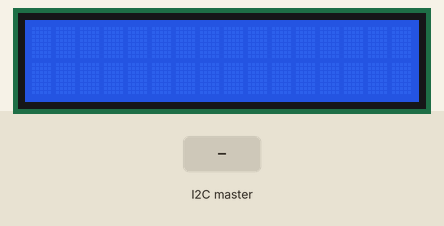
Bench run of a sketch on a simulated Arduino Uno, built with avr-gcc and run on an emulated ATmega328P. On the bench: 16×2 character LCD. Inputs (shaded band) come from the test bench. What the sketch prints to the serial monitor is not drawn.

Above: at 1.2 s.
1.3 s: the I2C master sends the byte 1
3.5 s: the I2C master sends the byte 0
5.5 s: the I2C master sends the byte 2
7.5 s: the I2C master sends the byte 90
At 7.9 s:
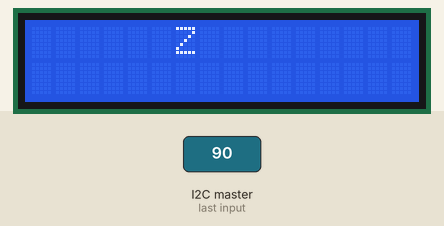
At 9.2 s:
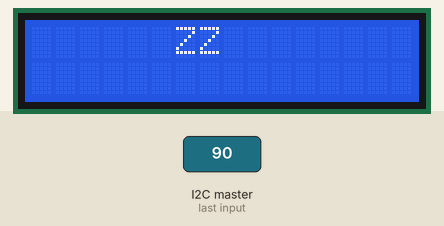
9.5 s: the I2C master sends the byte 200
At 9.9 s:
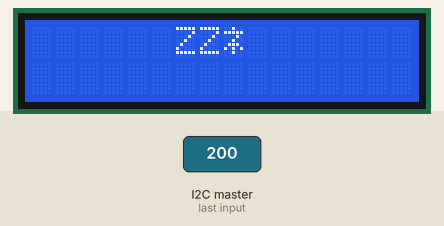
At 10.8 s:
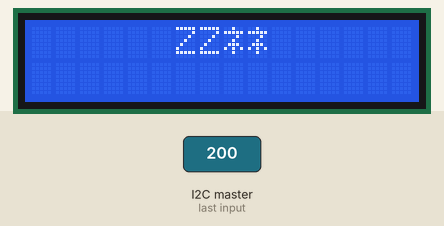
11.5 s: the I2C master sends the byte 1
Timing chart, 0 to 14.5 s (numbered marks = the images above; inputs shaded):
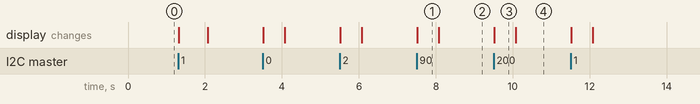

The sketch:

I2C_slaveArduino.ino
```cpp
#include <Wire.h>
// #include <Adafruit_MLX90614.h>
#include <LiquidCrystal_I2C.h>

// Adafruit_MLX90614 mlx = Adafruit_MLX90614();
LiquidCrystal_I2C cki(0x27, 16, 2);
const byte address = 0x04;

String text = "";


void setup() {
  Serial.begin(9600);
  Serial.println("I2C test !!");


  Wire.begin(address);

  cki.init();
  cki.backlight();
  cki.setCursor(0, 0);
  Wire.onReceive(receiveEvent);
}

void loop() {
  delay(1000);
  cki.print(text);
  text = "";

}
void receiveEvent(int howMany) {
  while (Wire.available()) {
    char c = Wire.read();
    cki.print(c);
    Serial.print(c);
    text = text + c;
  }
}
```

Measured:
- after the input at 7.5 s, the display: changes at once (image 1)
- after the input at 9.5 s, the display: changes at once (image 3)
- what the display in image 1 shows lasts 0.6 s, from 7.5 s to 8.1 s
